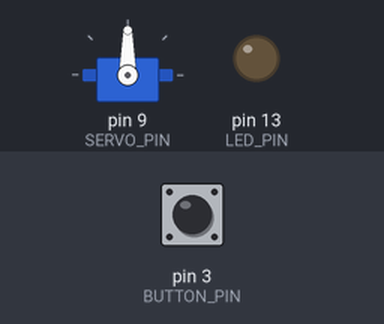
A sketch run on a simulated Arduino Uno, built with avr-gcc and run on an emulated ATmega328P. Shown: servo, output pins drawn as LEDs (lit = HIGH). The inputs (shaded band) are chosen by the test bench; at power-on: pin 3 (BUTTON_PIN) HIGH. What the sketch prints to the serial monitor is not drawn.

Above: at 1.2 s.
1.3 s: pin 3 (BUTTON_PIN) pulled LOW for 0.15 s
At 1.9 s:
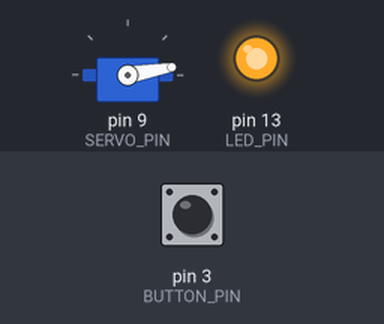
At 2.25 s:
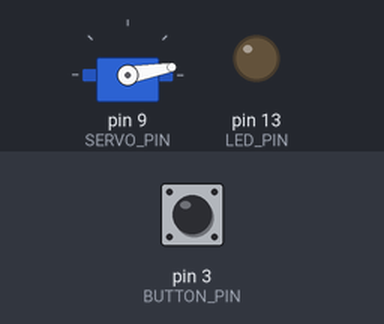
Timing chart, 0 to 13.1 s (numbered marks = the images above; inputs shaded):
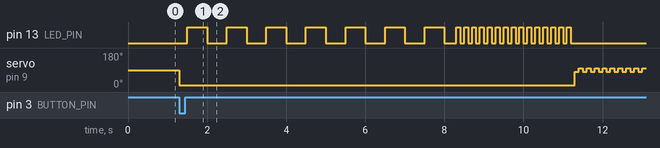

The sketch:

ButtonServoTimer.ino
```cpp
#include <Servo.h>
#include <Arduino.h>

// ピン設定
constexpr int LED_PIN = 13;
constexpr int BUTTON_PIN = 3;
constexpr int SERVO_PIN = 9;

// サーボモーターの設定
constexpr int SERVO_MIN_PULSE = 700;
constexpr int SERVO_MAX_PULSE = 2300;
constexpr int SERVO_START_ANGLE = 10;
constexpr int SERVO_WAVE_ANGLE_MIN = 80;
constexpr int SERVO_WAVE_ANGLE_MAX = 100;

// ボタン設定
constexpr int BUTTON_ON = LOW;
constexpr unsigned long DEBOUNCE_TIME = 10; // ms

// タイミング設定
constexpr unsigned long COUNTDOWN_DURATION = 10000; // ms
constexpr unsigned long FAST_BLINK_THRESHOLD = 3000; // ms
constexpr unsigned long FAST_BLINK_RATE = 100; // ms
constexpr unsigned long SLOW_BLINK_RATE = 500; // ms
constexpr unsigned long WAVE_DELAY = 100; // ms
constexpr int WAVE_COUNT = 10;

// システムの状態を定義
enum class SystemState {
	IDLE,           // 待機状態
	COUNTING_DOWN,  // カウントダウン中
	WAVING_FLAG     // 旗を振っている
};

// システムの状態と関連データを管理する構造体
struct SystemStatus {
	SystemState currentState = SystemState::IDLE;
	unsigned long startTime = 0;
	int lastRemainingSeconds = -1;
};

SystemStatus status;
Servo servo;

void setup() {
	Serial.begin(9600);
	// while (!Serial);
	pinMode(LED_PIN, OUTPUT);
	pinMode(BUTTON_PIN, INPUT_PULLUP);
	servo.attach(SERVO_PIN, SERVO_MIN_PULSE, SERVO_MAX_PULSE);
	Serial.println("初期化完了。ボタンを押してタイマーを開始します。");
}

void loop() {
	// 現在の状態に応じて、対応する処理関数を呼び出す
	switch (status.currentState) {
		case SystemState::IDLE:
			handleIdleState();
			break;
		case SystemState::COUNTING_DOWN:
			handleCountingDownState();
			break;
		case SystemState::WAVING_FLAG:
			handleWavingFlagState();
			break;
	}
}

// 待機状態の処理
void handleIdleState() {
	static unsigned long lastDebounceTime = 0;

	if (digitalRead(BUTTON_PIN) == BUTTON_ON && (millis() - lastDebounceTime > DEBOUNCE_TIME)) {
		lastDebounceTime = millis();
		startCountdown();
	}
}

// カウントダウン中の処理
void handleCountingDownState() {
	unsigned long remainingTime = calculateRemainingTime();

	if (remainingTime > 0) {
		updateLedBlinking(remainingTime);
		updateRemainingTimeDisplay(remainingTime);
	} else {
		startWavingFlag(); // 時間が来たら旗振り状態へ移行
	}
}

// 旗を振っている状態の処理
void handleWavingFlagState() {
	waveFlag();
	resetToIdle(); // 終わったら待機状態へ戻る
}

// --- ユーティリティ関数群 ---

// カウントダウンを開始する
void startCountdown() {
	status.currentState = SystemState::COUNTING_DOWN;
	status.startTime = millis();
	status.lastRemainingSeconds = -1; // 残り時間表示をリセット
	servo.write(SERVO_START_ANGLE);
	Serial.println("カウントダウン開始");
}

// 残り時間を計算する
unsigned long calculateRemainingTime() {
	unsigned long elapsedTime = millis() - status.startTime;
	return COUNTDOWN_DURATION > elapsedTime ? COUNTDOWN_DURATION - elapsedTime : 0;
}

// 残り時間に応じてLEDの点滅速度を変える
void updateLedBlinking(unsigned long remainingTime) {
	unsigned long blinkRate = (remainingTime <= FAST_BLINK_THRESHOLD) ?
							FAST_BLINK_RATE : SLOW_BLINK_RATE;
	digitalWrite(LED_PIN, (millis() / blinkRate) % 2);
}

// シリアルモニタに残り時間を表示する
void updateRemainingTimeDisplay(unsigned long remainingTime) {
	int remainingSeconds = remainingTime / 1000;
	if (remainingSeconds != status.lastRemainingSeconds) {
		Serial.print("残り時間: ");
		Serial.print(remainingSeconds);
		Serial.println("秒");
		status.lastRemainingSeconds = remainingSeconds;
	}
}

// 旗振り状態を開始する
void startWavingFlag() {
	status.currentState = SystemState::WAVING_FLAG;
	Serial.println("時間です！旗を振ります。");
}

// 旗を振る動作
void waveFlag() {
	for (int i = 0; i < WAVE_COUNT; ++i) {
		servo.write(SERVO_WAVE_ANGLE_MIN);
		delay(WAVE_DELAY);
		servo.write(SERVO_WAVE_ANGLE_MAX);
		delay(WAVE_DELAY);
	}
	Serial.println("旗振り完了");
}

// 待機状態に戻す
void resetToIdle() {
	digitalWrite(LED_PIN, LOW);
	servo.write(SERVO_START_ANGLE);
	status.currentState = SystemState::IDLE;
	Serial.println("\n待機状態に戻ります。");
}
```

Measured:
- after the input at 1.3 s, pin 13 (LED_PIN): goes 6 × (HIGH 0.50 s, LOW 0.50 s), HIGH 0.50 s, LOW 0.30 s, 14 × (HIGH 0.10 s, LOW 0.10 s), HIGH 0.10 s, then LOW, starting after 0.20 s; servo on pin 9 (SERVO_PIN): 90° → 10° at once, then repeats every 0.20 s: 80° 0.10 s, 100° 0.10 s
